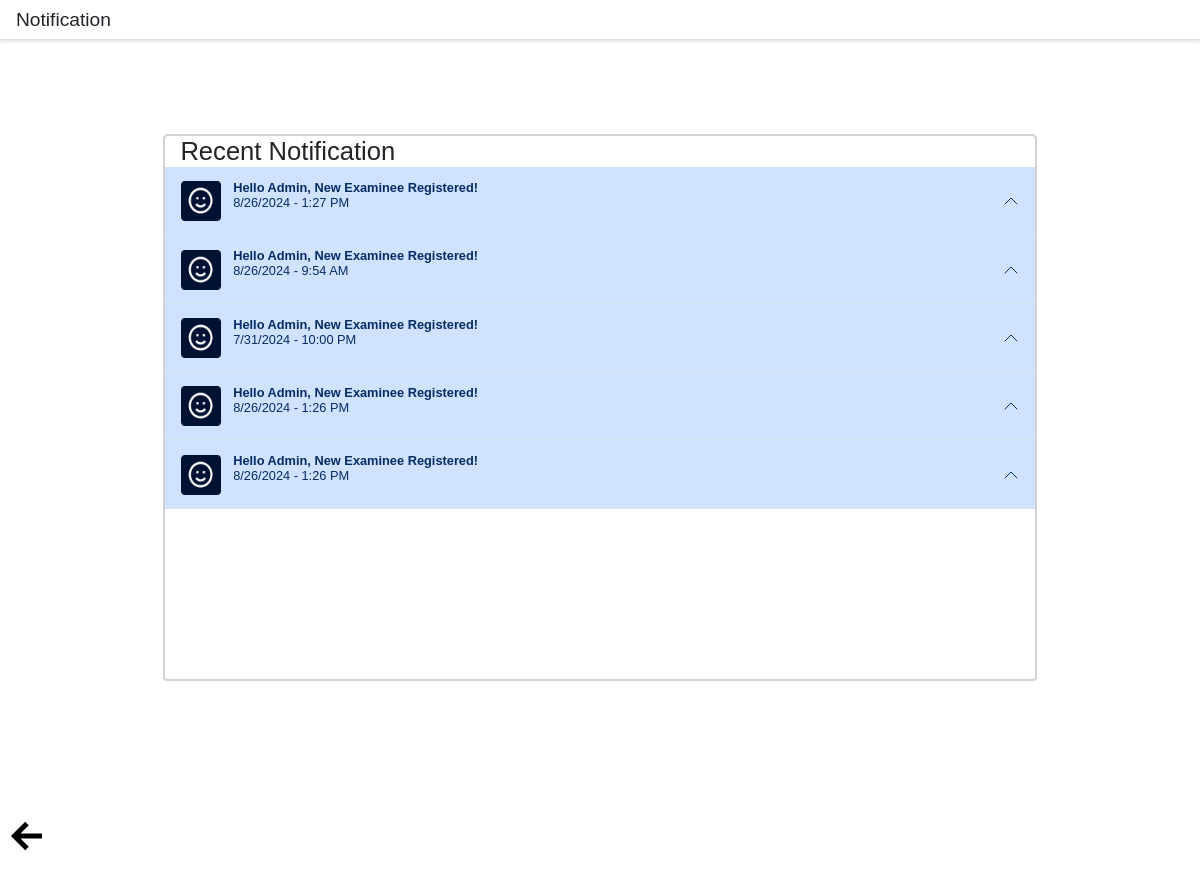
Page /AdminNotification.php on the earlier database version.
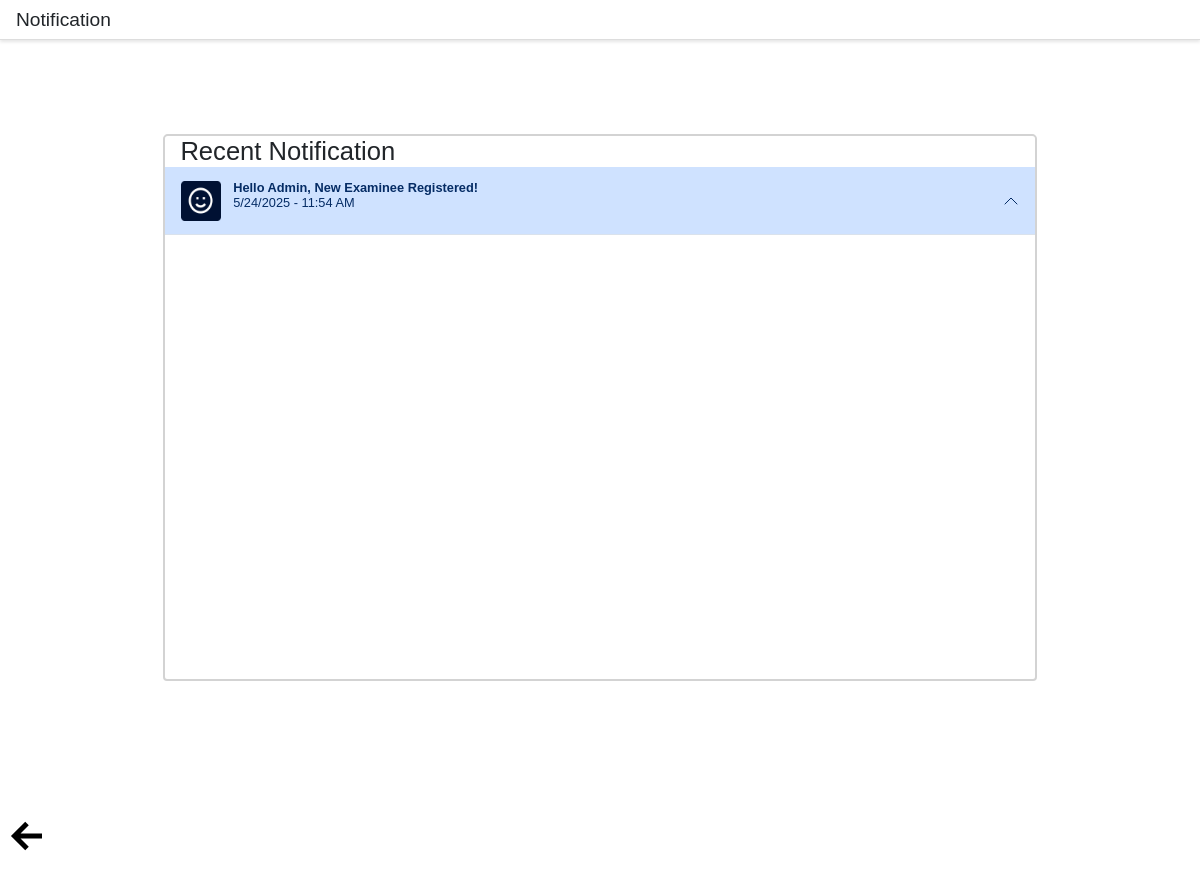
Same page on the later database version.
### tables this page shows
CREATE TABLE `useraccount` (
  `control_number` int(11) NOT NULL,
  `username` varchar(244) NOT NULL,
  `password` varchar(255) NOT NULL,
  `created_at` timestamp NOT NULL DEFAULT CURRENT_TIMESTAMP ON UPDATE CURRENT_TIMESTAMP
);

### AdminNotification.php (the view, shortened to what this page needs)
<?php
include "dbcon.php";
$sql = "SELECT * FROM useraccount";
$result = mysqli_query($conn, $sql);
?>
<!DOCTYPE html>
<html>
<head>
  <link rel="stylesheet" href="https://cdn.jsdelivr.net/npm/bootstrap@5.3.3/dist/css/bootstrap.min.css">
  <link rel="stylesheet" href="./global.css" />
  <link rel="stylesheet" href="./AdminNotification.css" />
</head>
<body>
  <header class="header">
    <div class="header-container">
      <h1>Notification</h1>
    </div>
  </header>
  <br><br><br><br><br>
  <div class="main-container">
    <div class="container">
      <div class="container-fluid mt-4 ">
        <div class="accordion" id="accordionExample">
          <div class="accordion-item accordion-item-border">
            <h2 class="accordion-header">
              <span style="padding: 0px 0px 0px 19px;">Recent Notification</span>
            </h2>
            <div class="overflow-auto" style="height: 40rem;">
              <?php
              if ($result->num_rows > 0) {
                while ($row = mysqli_fetch_array($result)) {
                  $original_datetime_set = $row['created_at'];
                  $timestamp_set = strtotime($original_datetime_set);
                  $formatted_datetime_set = date("n/j/Y - g:i A", $timestamp_set);
                  echo '
                      <button class="accordion-button " type="button" data-bs-toggle="collapse" data-bs-target="#collapseOne' . $row['control_number'] . '" aria-expanded="false" aria-controls="collapseOne">
                        <img src="./public/frame-42@2x.png" style="height: 50px;width: 50px;" alt="Recent Notification Icon"/>
                        <div class="row">
                          <div class="col-md-12"><b style="padding: 0px 0px 0px 15px;">Hello Admin, New Examinee Registered!</b></div>
                          <div class="col-md-12"><p style="padding: 0px 0px 0px 15px;">' . $formatted_datetime_set . '</div>
                        </div>
                      </button>
                    <div id="collapseOne' . $row['control_number'] . '" class="accordion-collapse collapse" data-bs-parent="#accordionExample">
                      <div class="accordion-body" style="font-size: 20px;">
                        <b>Hello Admin!</b> <br>
                       <p> Examinee ' . $row['control_number'] . ' is now registered. Schedule them now! <a href="AdminManageExaminee.php">Click Here!</a></p>
                    </div>
                  </div>
                 ';
                }
              }
              ?>
            </div>
          </div>
          <div>&nbsp;</div>
        </div>
      </div>
    </div>
  </div>
  <div class="arrow-left-group" id="frameContainer">
    <a href="AdminDashboard.php" style="color: black; text-decoration:none;"><img class="arrow-left-icon1" alt="Back Arrow" src="public/16--arrowleft.svg" />
  </div>
</body>
</html>

### global.css (style rules this page uses)
body { margin: 0; line-height: normal; }
:root { --font-montserrat: Montserrat; --font-inter: Inter; --font-poppins: Poppins; --font-montserrat-alternates: "Montserrat Alternates"; --font-montagu-slab: "Montagu Slab"; --font-size-xl: 20px; --font-size-sm: 14px; --font-size-smi: 13px; --font-size-5xl: 24px; --font-size-13xl: 32px; --font-size-11xl: 30px; --font-size-6xl: 25px; --font-size-4xl: 23px; --font-size-base: 16px; --font-size-21xl: 40px; --font-size-3xl: 22px; --font-size-lg: 18px; --font-size-31xl: 50px; --font-size-17xl: 36px; --font-size-3xs: 10px; --font-size-mini: 15px; --font-size-45xl: 64px; --font-size-26xl: 45px; --font-size-29xl: 48px; --font-size-51xl: 70px; --font-size-109xl: 128px; --font-size-xs: 12px; --font-size-5xs: 8px; --color-white: #fff; --color-black: #000; --color-snow-100: #fffbfb; --color-snow-200: #fef8f8; --color-snow-300: #fdf8f8; --color-silver-100: #bfbfbf; --color-silver-200: #b6b6b6; --color-gray-100: #fbfbfb; --color-gray-200: #fafafa; --color-gray-300: #272222; --color-gray-400: #001133; --color-gray-500: rgba(0, 0, 0, 0.2); --color-gray-600: rgba(0, 0, 0, 0.35); --color-gray-700: rgba(0, 0, 0, 0.37); --color-gray-800: rgba(0, 0, 0, 0.7); --color-gray-900: rgba(255, 255, 255, 0); --color-gray-1000: rgba(0, 0, 0, 0.38); --color-gray-1100: rgba(0, 0, 0, 0.25); --color-gray-1200: rgba(0, 0, 0, 0.12); --color-gray-1300: rgba(0, 0, 0, 0.55); --color-gray-1400: rgba(131, 127, 127, 0.32); --color-gray-1500: rgba(0, 0, 0, 0.59); --color-gray-1600: rgba(0, 0, 0, 0.54); --color-gray-1700: rgba(0, 0, 0, 0.46); --color-gray-1800: rgba(0, 0, 0, 0.41); --color-gray-1900: rgba(0, 0, 0, 0.5); --color-darkslategray-100: #01343e; --color-darkslategray-200: rgba(1, 52, 62, 0.72); --color-limegreen: #00d021; --color-lavenderblush: #f8eded; --color-goldenrod-100: #ffcd4d; --color-gainsboro-100: #d9d9d9; --color-gainsboro-200: rgba(217, 217, 217, 0); --color-gainsboro-300: rgba(218, 218, 218, 0); --color-seagreen-100: #448b4f; --color-seagreen-200: rgba(68, 139, 79, 0); --stroke: #d5d4df; --color-lightgray-100: #d8d3d3; --inactive: #f3f3f7; --color-whitesmoke-100: #f2f2f2; --color-whitesmoke-200: #efefef; --color-cornflowerblue-100: #0c92de; --color-darkgreen: #005a0e; --color-ghostwhite: rgba(251, 248, 255, 0.05); --color-crimson-100: #db2d2d; --color-lightcoral: #d67878; --color-mediumspringgreen: #2ddb72; --color-lightgreen: #78d687; --color-darkgray-100: #afafaf; --color-darkgray-200: #a8a8a8; --color-honeydew-100: #f3fff4; --color-honeydew-200: #d8eadb; --color-mediumseagreen: #74cd82; --color-forestgreen: #49973c; --color-palegreen-100: rgba(146, 239, 131, 0.37); --color-palegreen-200: rgba(146, 239, 131, 0.39); --color-red-100: #de190c; --color-red-200: #ff0000; --color-mintcream: #fbfffb; --active: #45539d; --color-firebrick: #d13131; --color-slategray: #486c74; --gap-24xl: 43px; --gap-25xl: 44px; --gap-xs: 12px; --gap-5xs: 8px; --padding-3xs: 10px; --padding-base: 16px; --padding-2xl: 21px; --padding-11xl: 30px; --padding-xl: 20px; --padding-8xl: 27px; --br-mini: 15px; --br-3xs: 10px; --br-sm: 14px; --br-8xs: 5px; --br-smi: 13px; --br-xl: 20px; --br-4xs: 9px; --br-4xl: 23px; --br-20xl: 39px; --br-10xs: 3px; --br-16xl: 35px; --br-9xs: 4px; }

### AdminNotification.css (style rules this page uses)
.arrow-left-icon1 { position: absolute; top: calc(50% - 25px); left: 0; width: 50px; height: 400px; }
:root { --font-size-11xl: 2rem; }
.arrow-left-group { position: absolute; top: 670px; left: 9px; width: 140px; height: 400px; overflow: hidden; cursor: pointer; text-align: center; font-size: var(--font-size-11xl); -webkit-font-smoothing: antialiased; -moz-osx-font-smoothing: grayscale; }
.accordion-item-border { border: 3px solid lightgray; border-radius: 5px; margin-bottom: 10px; }

### AdminNotification.php (style rules this page uses)
body { margin: 0; font-family: Arial, sans-serif; }
.header { background-color: white; border-bottom: 1px solid #ddd; width: 100%; padding: 10px 20px; box-shadow: 0 2px 4px rgba(0, 0, 0, 0.1); position: relative; }
.header-container { display: flex; align-items: center; justify-content: space-between; }
.header h1 { margin: 0; font-size: 24px; }

Differences in the rows shown:
removed useraccount: created_at "8/26/2024 - 1:27 PM"
removed useraccount: created_at "8/26/2024 - 9:54 AM"
removed useraccount: created_at "7/31/2024 - 10:00 PM"
removed useraccount: created_at "8/26/2024 - 1:26 PM"
removed useraccount: created_at "8/26/2024 - 1:26 PM"
added useraccount: created_at "5/24/2025 - 11:54 AM"
